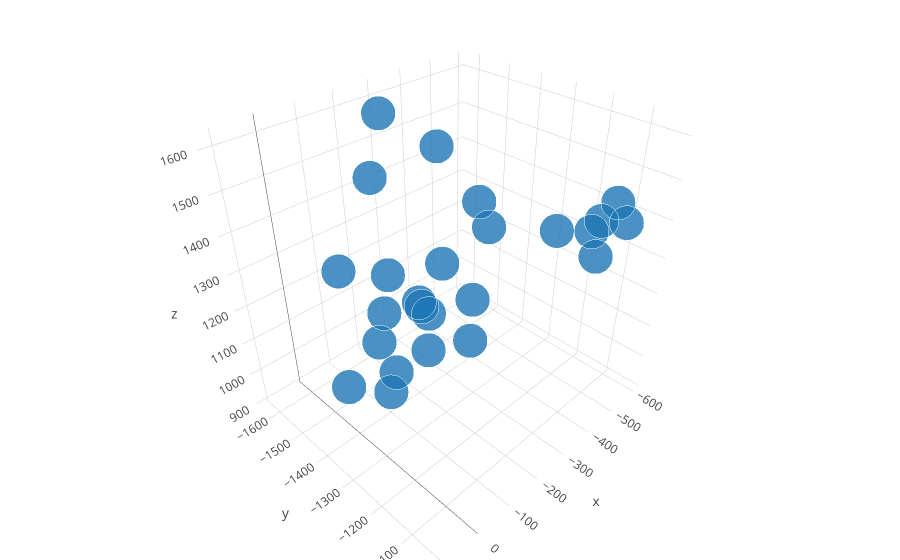

Notebook cell for this chart:
### Code cell
x, y, z = np.random.multivariate_normal(np.array([0, 0, 0]), np.eye(3), int(data.shape[1]/3)).transpose()
for row in data:
    count = 0
    tmp = 0
    while count < len(row):
        x[tmp] = row[count]
        y[tmp] = row[count + 1]
        z[tmp] = row[count + 2]
        tmp += 1
        count += 3

    trace1 = go.Scatter3d(
        x=x,
        y=y,
        z=z,
        mode='markers',
        marker=dict(
            size=12,
            line=dict(
                color='rgba(217, 217, 217, 0.14)',
                width=0.5
            ),
            opacity=0.8
        )
    )
    break

data = [trace1]
layout = go.Layout(
    margin=dict(
        l=0,
        r=0,
        b=0,
        t=0
    )
)
fig = go.Figure(data=data, layout=layout)
offline.iplot(fig, filename="/Users/junkadonosuke/Desktop/Hisamitsu/3ddata/Motion/simple-3d-scatter")

### Figure 1 — Plotly figure (JSON) as saved in the notebook; plotly's stock layout.template omitted (floating-point values rounded to 4 significant figures)
{"data": [{"marker": {"line": {"color": "rgba(217, 217, 217, 0.14)", "width": 0.5}, "opacity": 0.8, "size": 12}, "mode": "markers", "type": "scatter3d", "x": [-217.6, -134.6, -310.0, -230.7, null, -157.4, -436.2, -192.5, -419.1, -284.4, -388.8, -94.82, -47.42, 43.05, 109.2, 65.2, 15.18, 62.91, -359.3, -433.4, -550.2, -596.2, -473.1, -446.0, -387.2, -396.2], "y": [-1523.0, -1461.0, -1441.0, -1344.0, null, -1503.0, -1438.0, -1484.0, -1428.0, -1637.0, -1605.0, -1372.0, -1486.0, -1212.0, -1260.0, -1074.0, -1126.0, -1091.0, -1321.0, -1421.0, -1147.0, -1172.0, -1212.0, -1025.0, -1068.0, -1024.0], "z": [1617.0, 1516.0, 1538.0, 1309.0, null, 1025.0, 1049.0, 910.7, 918.8, 975.7, 975.4, 1331.0, 1308.0, 1191.0, 1217.0, 1401.0, 1423.0, 1484.0, 1360.0, 1359.0, 1271.0, 1341.0, 1348.0, 1458.0, 1445.0, 1525.0]}], "layout": {"margin": {"b": 0, "l": 0, "r": 0, "t": 0}}}
